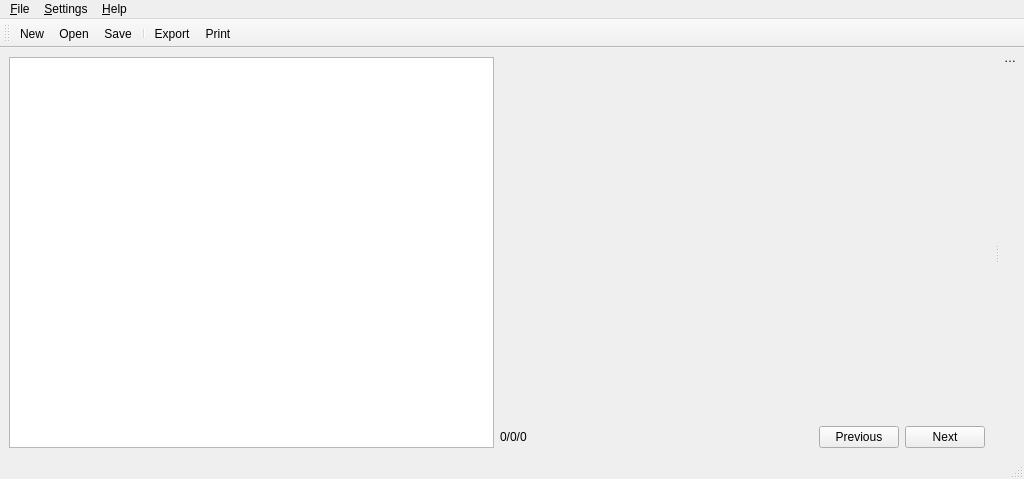
<?xml version="1.0" encoding="UTF-8"?>
<ui version="4.0">
 <class>MainWindow</class>
 <widget class="QMainWindow" name="MainWindow">
  <property name="geometry">
   <rect>
    <x>0</x>
    <y>0</y>
    <width>1024</width>
    <height>479</height>
   </rect>
  </property>
  <property name="windowTitle">
   <string>MainWindow</string>
  </property>
  <widget class="QWidget" name="centralwidget">
   <layout class="QHBoxLayout" name="horizontalLayout_5">
    <item>
     <widget class="SelectWidget" name="selectWidget_select">
      <property name="sizePolicy">
       <sizepolicy hsizetype="MinimumExpanding" vsizetype="Expanding">
        <horstretch>0</horstretch>
        <verstretch>0</verstretch>
       </sizepolicy>
      </property>
     </widget>
    </item>
    <item>
     <layout class="QVBoxLayout" name="verticalLayout_15">
      <item>
       <widget class="BackgroundImageWidget" name="widget_traits" native="true">
        <layout class="QVBoxLayout" name="verticalLayout">
         <property name="margin">
          <number>0</number>
         </property>
         <item>
          <widget class="QStackedWidget" name="stackedWidget_traits">
           <property name="frameShape">
            <enum>QFrame::NoFrame</enum>
           </property>
           <property name="frameShadow">
            <enum>QFrame::Plain</enum>
           </property>
           <property name="currentIndex">
            <number>0</number>
           </property>
           <widget class="QWidget" name="stackedWidgetPage_info">
            <layout class="QVBoxLayout" name="verticalLayout_3">
             <property name="margin">
              <number>0</number>
             </property>
             <item>
              <layout class="QHBoxLayout" name="horizontalLayout_4">
               <item>
                <widget class="QFrame" name="frame_info">
                 <layout class="QVBoxLayout" name="layout_info">
                  <property name="margin">
                   <number>0</number>
                  </property>
                 </layout>
                </widget>
               </item>
              </layout>
             </item>
            </layout>
           </widget>
           <widget class="QWidget" name="stackedWidgetPage_attributes">
            <layout class="QVBoxLayout" name="verticalLayout_6">
             <property name="margin">
              <number>0</number>
             </property>
             <item>
              <widget class="QFrame" name="frame_attributes">
               <layout class="QVBoxLayout" name="layout_attributes">
                <property name="margin">
                 <number>0</number>
                </property>
               </layout>
              </widget>
             </item>
             <item>
              <spacer name="verticalSpacer_3">
               <property name="orientation">
                <enum>Qt::Vertical</enum>
               </property>
               <property name="sizeHint" stdset="0">
                <size>
                 <width>20</width>
                 <height>40</height>
                </size>
               </property>
              </spacer>
             </item>
            </layout>
           </widget>
           <widget class="QWidget" name="stackedWidgetPage_skills">
            <layout class="QVBoxLayout" name="verticalLayout_7">
             <property name="margin">
              <number>0</number>
             </property>
             <item>
              <layout class="QHBoxLayout" name="horizontalLayout_10">
               <item>
                <layout class="QVBoxLayout" name="verticalLayout_4">
                 <item>
                  <widget class="QFrame" name="frame_skills">
                   <layout class="QVBoxLayout" name="layout_skills">
                    <property name="margin">
                     <number>0</number>
                    </property>
                   </layout>
                  </widget>
                 </item>
                </layout>
               </item>
               <item>
                <widget class="QFrame" name="frame_skillSpecialties">
                 <layout class="QVBoxLayout" name="layout_specialties">
                  <property name="margin">
                   <number>0</number>
                  </property>
                 </layout>
                </widget>
               </item>
              </layout>
             </item>
            </layout>
           </widget>
           <widget class="QWidget" name="stackedWidgetPage_merits">
            <layout class="QHBoxLayout" name="horizontalLayout_3">
             <property name="margin">
              <number>0</number>
             </property>
             <item>
              <widget class="QFrame" name="frame_merits">
               <layout class="QVBoxLayout" name="layout_merits">
                <property name="margin">
                 <number>0</number>
                </property>
               </layout>
              </widget>
             </item>
             <item>
              <spacer name="horizontalSpacer_3">
               <property name="orientation">
                <enum>Qt::Horizontal</enum>
               </property>
               <property name="sizeHint" stdset="0">
                <size>
                 <width>40</width>
                 <height>20</height>
                </size>
               </property>
              </spacer>
             </item>
            </layout>
           </widget>
           <widget class="QWidget" name="stackedWidgetPage_morality">
            <layout class="QVBoxLayout" name="verticalLayout_14">
             <property name="margin">
              <number>0</number>
             </property>
             <item>
              <layout class="QHBoxLayout" name="horizontalLayout">
               <item>
                <widget class="QFrame" name="frame_morality">
                 <layout class="QVBoxLayout" name="layout_morality">
                  <property name="margin">
                   <number>0</number>
                  </property>
                 </layout>
                </widget>
               </item>
               <item>
                <spacer name="horizontalSpacer">
                 <property name="orientation">
                  <enum>Qt::Horizontal</enum>
                 </property>
                 <property name="sizeHint" stdset="0">
                  <size>
                   <width>40</width>
                   <height>20</height>
                  </size>
                 </property>
                </spacer>
               </item>
              </layout>
             </item>
             <item>
              <spacer name="verticalSpacer_5">
               <property name="orientation">
                <enum>Qt::Vertical</enum>
               </property>
               <property name="sizeHint" stdset="0">
                <size>
                 <width>20</width>
                 <height>40</height>
                </size>
               </property>
              </spacer>
             </item>
            </layout>
           </widget>
           <widget class="QWidget" name="stackedWidgetPage_powers">
            <layout class="QHBoxLayout" name="horizontalLayout_7">
             <property name="margin">
              <number>0</number>
             </property>
             <item>
              <widget class="QFrame" name="frame_powers">
               <layout class="QVBoxLayout" name="layout_powers">
                <property name="margin">
                 <number>0</number>
                </property>
               </layout>
              </widget>
             </item>
             <item>
              <spacer name="horizontalSpacer_5">
               <property name="orientation">
                <enum>Qt::Horizontal</enum>
               </property>
               <property name="sizeHint" stdset="0">
                <size>
                 <width>40</width>
                 <height>20</height>
                </size>
               </property>
              </spacer>
             </item>
            </layout>
           </widget>
           <widget class="QWidget" name="stackedWidgetPage_flaws">
            <layout class="QHBoxLayout" name="horizontalLayout_6">
             <property name="margin">
              <number>0</number>
             </property>
             <item>
              <widget class="QFrame" name="frame_flaws">
               <property name="sizePolicy">
                <sizepolicy hsizetype="Preferred" vsizetype="Minimum">
                 <horstretch>0</horstretch>
                 <verstretch>0</verstretch>
                </sizepolicy>
               </property>
               <layout class="QVBoxLayout" name="layout_flaws">
                <property name="margin">
                 <number>0</number>
                </property>
               </layout>
              </widget>
             </item>
             <item>
              <spacer name="horizontalSpacer_6">
               <property name="orientation">
                <enum>Qt::Horizontal</enum>
               </property>
               <property name="sizeHint" stdset="0">
                <size>
                 <width>477</width>
                 <height>20</height>
                </size>
               </property>
              </spacer>
             </item>
            </layout>
           </widget>
          </widget>
         </item>
        </layout>
       </widget>
      </item>
      <item>
       <layout class="QHBoxLayout" name="horizontalLayout_2">
        <item>
         <widget class="QLabel" name="label_pointsLeft">
          <property name="text">
           <string>0/0/0</string>
          </property>
         </widget>
        </item>
        <item>
         <spacer name="horizontalSpacer_2">
          <property name="orientation">
           <enum>Qt::Horizontal</enum>
          </property>
          <property name="sizeHint" stdset="0">
           <size>
            <width>40</width>
            <height>20</height>
           </size>
          </property>
         </spacer>
        </item>
        <item>
         <widget class="QPushButton" name="pushButton_previous">
          <property name="text">
           <string>Previous</string>
          </property>
         </widget>
        </item>
        <item>
         <widget class="QPushButton" name="pushButton_next">
          <property name="text">
           <string>Next</string>
          </property>
         </widget>
        </item>
       </layout>
      </item>
     </layout>
    </item>
   </layout>
  </widget>
  <widget class="QToolBar" name="mainToolBar">
   <property name="toolButtonStyle">
    <enum>Qt::ToolButtonTextBesideIcon</enum>
   </property>
   <attribute name="toolBarArea">
    <enum>TopToolBarArea</enum>
   </attribute>
   <attribute name="toolBarBreak">
    <bool>false</bool>
   </attribute>
   <addaction name="actionNew"/>
   <addaction name="actionOpen"/>
   <addaction name="actionSave"/>
   <addaction name="separator"/>
   <addaction name="actionExport"/>
   <addaction name="actionPrint"/>
  </widget>
  <widget class="QMenuBar" name="menubar">
   <property name="geometry">
    <rect>
     <x>0</x>
     <y>0</y>
     <width>1024</width>
     <height>21</height>
    </rect>
   </property>
   <widget class="QMenu" name="menuFile">
    <property name="title">
     <string>&amp;File</string>
    </property>
    <addaction name="actionNew"/>
    <addaction name="actionOpen"/>
    <addaction name="actionSave"/>
    <addaction name="separator"/>
    <addaction name="actionExport"/>
    <addaction name="actionPrint"/>
    <addaction name="separator"/>
    <addaction name="actionQuit"/>
   </widget>
   <widget class="QMenu" name="menuAbout">
    <property name="title">
     <string>&amp;Help</string>
    </property>
    <addaction name="actionAbout"/>
   </widget>
   <widget class="QMenu" name="menuConfiguration">
    <property name="title">
     <string>&amp;Settings</string>
    </property>
    <addaction name="actionSettings"/>
   </widget>
   <addaction name="menuFile"/>
   <addaction name="menuConfiguration"/>
   <addaction name="menuAbout"/>
  </widget>
  <widget class="QDockWidget" name="dockWidget_advantages">
   <property name="features">
    <set>QDockWidget::NoDockWidgetFeatures</set>
   </property>
   <property name="windowTitle">
    <string>Advantages</string>
   </property>
   <attribute name="dockWidgetArea">
    <number>2</number>
   </attribute>
   <widget class="QWidget" name="dockWidget_advantagesContents">
    <layout class="QVBoxLayout" name="layout_advantages"/>
   </widget>
  </widget>
  <widget class="QStatusBar" name="statusbar"/>
  <action name="actionSave">
   <property name="text">
    <string>&amp;Save</string>
   </property>
   <property name="shortcut">
    <string>Ctrl+S</string>
   </property>
  </action>
  <action name="actionOpen">
   <property name="text">
    <string>&amp;Open</string>
   </property>
   <property name="shortcut">
    <string>Ctrl+O</string>
   </property>
  </action>
  <action name="actionAbout">
   <property name="text">
    <string>About...</string>
   </property>
  </action>
  <action name="actionPrint">
   <property name="text">
    <string>&amp;Print</string>
   </property>
   <property name="shortcut">
    <string>Ctrl+P</string>
   </property>
  </action>
  <action name="actionExport">
   <property name="text">
    <string>Export...</string>
   </property>
   <property name="shortcut">
    <string>Ctrl+E</string>
   </property>
  </action>
  <action name="actionNew">
   <property name="text">
    <string>New</string>
   </property>
   <property name="shortcut">
    <string>Ctrl+N</string>
   </property>
  </action>
  <action name="actionSettings">
   <property name="text">
    <string>&amp;Settings...</string>
   </property>
  </action>
  <action name="actionQuit">
   <property name="text">
    <string>Quit</string>
   </property>
  </action>
 </widget>
 <customwidgets>
  <customwidget>
   <class>SelectWidget</class>
   <extends>QListWidget</extends>
   <header>src/Widgets/SelectWidget</header>
  </customwidget>
  <customwidget>
   <class>BackgroundImageWidget</class>
   <extends>QWidget</extends>
   <header>src/Widgets/Components/BackgroundImageWidget</header>
   <container>1</container>
  </customwidget>
 </customwidgets>
 <resources/>
 <connections>
  <connection>
   <sender>actionQuit</sender>
   <signal>activated()</signal>
   <receiver>MainWindow</receiver>
   <slot>close()</slot>
   <hints>
    <hint type="sourcelabel">
     <x>-1</x>
     <y>-1</y>
    </hint>
    <hint type="destinationlabel">
     <x>511</x>
     <y>239</y>
    </hint>
   </hints>
  </connection>
 </connections>
</ui>
